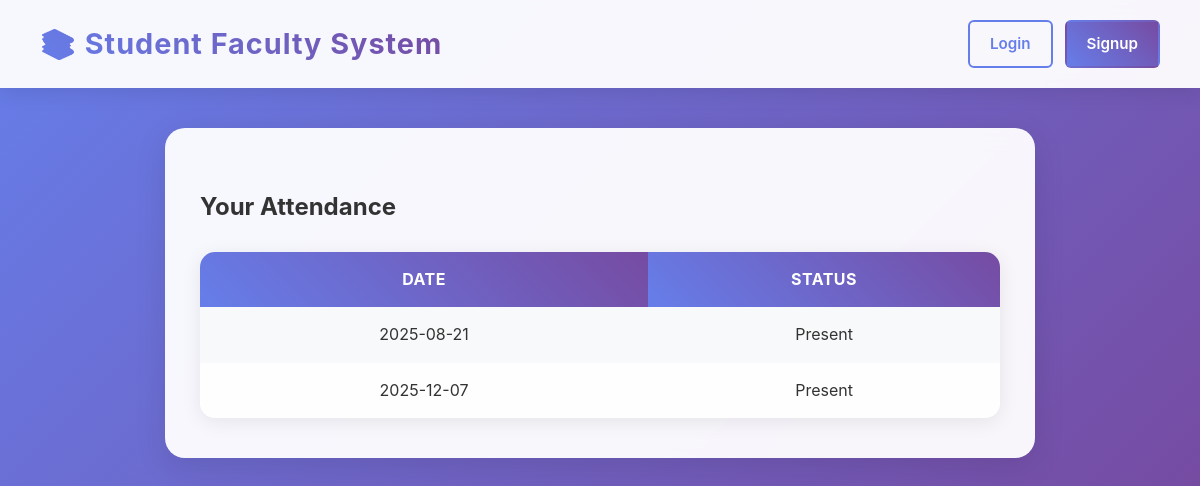
The page /student/attendance (signed in) on the database as committed earlier.
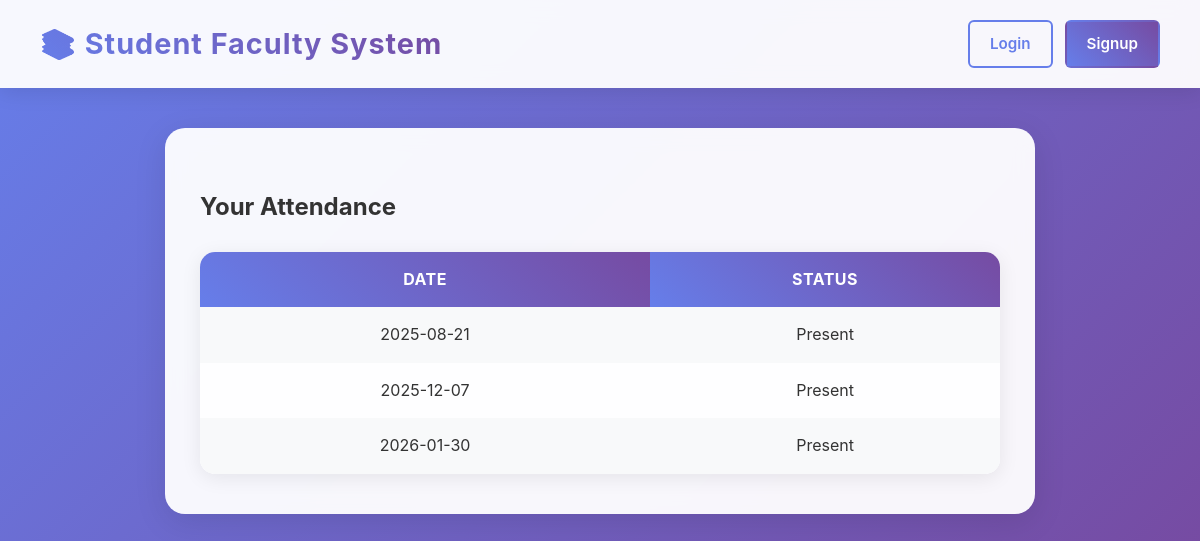
The same page on the database as committed later.
### ap.py (models this page shows, shortened)
class Attendance(db.Model):
    id = db.Column(db.Integer, primary_key=True)
    student_id = db.Column(db.Integer, db.ForeignKey('user.id'))
    date = db.Column(db.String(20))
    status = db.Column(db.String(10))  # Present/Absent
    faculty_id = db.Column(db.Integer, db.ForeignKey('user.id'))

### ap.py (the view)
@app.route("/student/attendance")
def student_attendance():
    if "role" in session and session["role"] == "student":
        attendance = Attendance.query.filter_by(student_id=session["user_id"]).all()
        return render_template("student_attendance.html", attendance=attendance)
    return redirect(url_for("login"))

### templates/student_attendance.html
{% extends "base.html" %}
{% block content %}
<h2>Your Attendance</h2>
<table>
    <tr>
        <th>Date</th>
        <th>Status</th>
    </tr>
    {% for att in attendance %}
    <tr>
        <td>{{ att.date }}</td>
        <td>{{ att.status }}</td>
    </tr>
    {% endfor %}
</table>
{% endblock %}

Rows that differ between the two databases and show on the page:
added Attendance: date "2026-01-30", status "Present"
